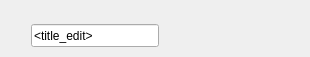
<?xml version="1.0" encoding="UTF-8"?>
<ui version="4.0">
 <class>Form</class>
 <widget class="QWidget" name="Form">
  <property name="geometry">
   <rect>
    <x>0</x>
    <y>0</y>
    <width>310</width>
    <height>57</height>
   </rect>
  </property>
  <property name="sizePolicy">
   <sizepolicy hsizetype="Preferred" vsizetype="Preferred">
    <horstretch>0</horstretch>
    <verstretch>0</verstretch>
   </sizepolicy>
  </property>
  <property name="windowTitle">
   <string>Form</string>
  </property>
  <layout class="QGridLayout" name="gridLayout">
   <property name="margin">
    <number>2</number>
   </property>
   <property name="spacing">
    <number>2</number>
   </property>
   <item row="0" column="0">
    <layout class="QHBoxLayout" name="horizontalLayout_3">
     <item>
      <layout class="QVBoxLayout" name="verticalLayout_4">
       <property name="spacing">
        <number>2</number>
       </property>
       <item>
        <layout class="QHBoxLayout" name="horizontalLayout">
         <property name="spacing">
          <number>2</number>
         </property>
         <item>
          <widget class="QLabel" name="label_icon">
           <property name="text">
            <string>&lt;icon&gt;</string>
           </property>
          </widget>
         </item>
         <item>
          <widget class="QLabel" name="label_arch_icon">
           <property name="text">
            <string>&lt;arch&gt;</string>
           </property>
          </widget>
         </item>
         <item>
          <widget class="QLabel" name="label_label">
           <property name="text">
            <string>&lt;label&gt;</string>
           </property>
          </widget>
         </item>
         <item>
          <spacer name="horizontalSpacer_2">
           <property name="orientation">
            <enum>Qt::Horizontal</enum>
           </property>
           <property name="sizeHint" stdset="0">
            <size>
             <width>40</width>
             <height>20</height>
            </size>
           </property>
          </spacer>
         </item>
        </layout>
       </item>
       <item>
        <layout class="QHBoxLayout" name="horizontalLayout_13">
         <property name="spacing">
          <number>2</number>
         </property>
         <item>
          <widget class="QWidget" name="widget_expand_collapse" native="true">
           <layout class="QGridLayout" name="gridLayout_4">
            <property name="margin">
             <number>2</number>
            </property>
            <property name="spacing">
             <number>2</number>
            </property>
            <item row="0" column="0">
             <layout class="QHBoxLayout" name="hlayout_expand_collapse">
              <property name="spacing">
               <number>2</number>
              </property>
             </layout>
            </item>
           </layout>
          </widget>
         </item>
         <item>
          <widget class="QLabel" name="label_lock_icon">
           <property name="text">
            <string>&lt;lock&gt;</string>
           </property>
          </widget>
         </item>
         <item>
          <widget class="QLabel" name="label_title">
           <property name="minimumSize">
            <size>
             <width>0</width>
             <height>0</height>
            </size>
           </property>
           <property name="maximumSize">
            <size>
             <width>16777215</width>
             <height>16777215</height>
            </size>
           </property>
           <property name="font">
            <font>
             <pointsize>15</pointsize>
             <weight>75</weight>
             <bold>true</bold>
            </font>
           </property>
           <property name="text">
            <string>&lt;placeholder_title&gt;</string>
           </property>
          </widget>
         </item>
         <item>
          <widget class="QLineEdit" name="label_title_edit">
           <property name="sizePolicy">
            <sizepolicy hsizetype="Expanding" vsizetype="Expanding">
             <horstretch>0</horstretch>
             <verstretch>0</verstretch>
            </sizepolicy>
           </property>
           <property name="minimumSize">
            <size>
             <width>0</width>
             <height>0</height>
            </size>
           </property>
           <property name="maximumSize">
            <size>
             <width>16777215</width>
             <height>16777215</height>
            </size>
           </property>
           <property name="font">
            <font>
             <weight>50</weight>
             <bold>false</bold>
            </font>
           </property>
           <property name="text">
            <string>&lt;title_edit&gt;</string>
           </property>
           <property name="frame">
            <bool>true</bool>
           </property>
           <property name="dragEnabled">
            <bool>true</bool>
           </property>
          </widget>
         </item>
         <item>
          <spacer name="horizontalSpacer">
           <property name="orientation">
            <enum>Qt::Horizontal</enum>
           </property>
           <property name="sizeHint" stdset="0">
            <size>
             <width>0</width>
             <height>0</height>
            </size>
           </property>
          </spacer>
         </item>
        </layout>
       </item>
       <item>
        <spacer name="verticalSpacer">
         <property name="orientation">
          <enum>Qt::Vertical</enum>
         </property>
         <property name="sizeHint" stdset="0">
          <size>
           <width>20</width>
           <height>40</height>
          </size>
         </property>
        </spacer>
       </item>
      </layout>
     </item>
     <item>
      <layout class="QVBoxLayout" name="verticalLayout">
       <item>
        <widget class="QLabel" name="preview_icon">
         <property name="text">
          <string>&lt;preview&gt;</string>
         </property>
        </widget>
       </item>
       <item>
        <spacer name="verticalSpacer_2">
         <property name="orientation">
          <enum>Qt::Vertical</enum>
         </property>
         <property name="sizeHint" stdset="0">
          <size>
           <width>20</width>
           <height>40</height>
          </size>
         </property>
        </spacer>
       </item>
      </layout>
     </item>
    </layout>
   </item>
  </layout>
 </widget>
 <resources/>
 <connections/>
</ui>
